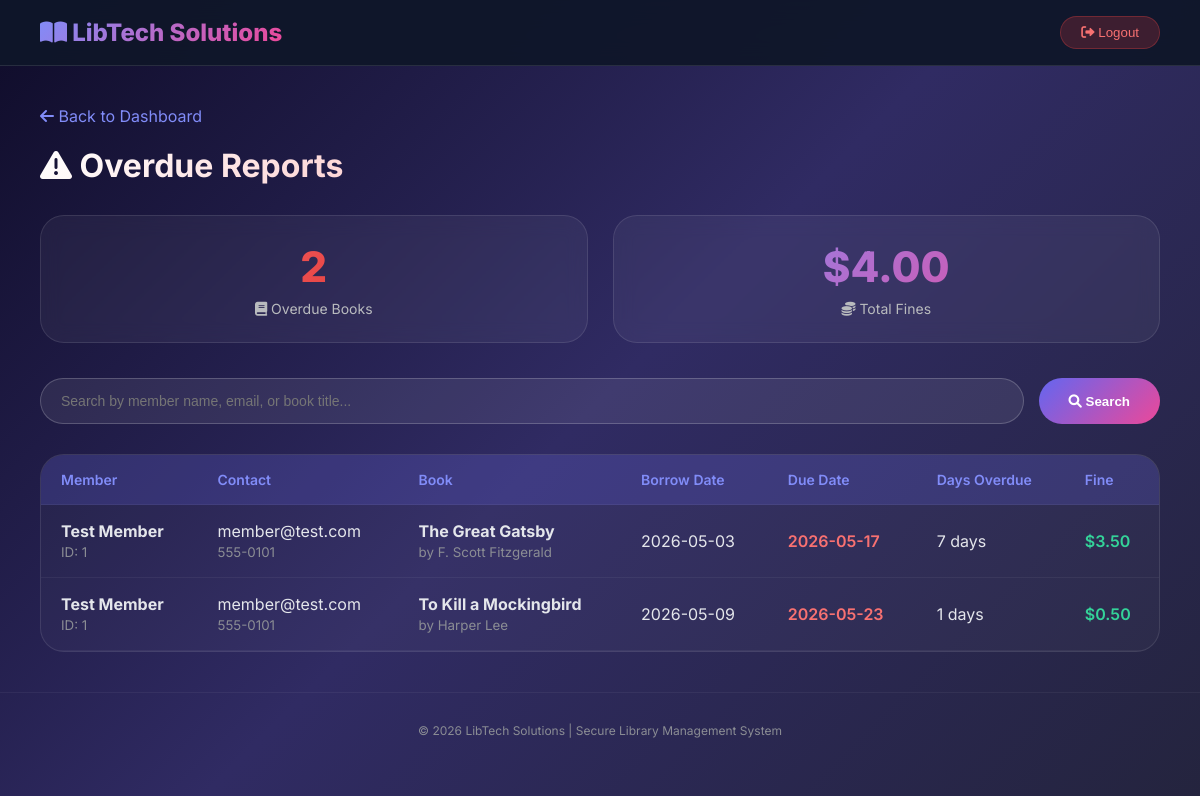
/overdue-reports.php (signed in), run on the app's committed database.
### tables this page shows
CREATE TABLE `transaction` (
  `transaction_id` int(11) NOT NULL,
  `member_id` int(11) NOT NULL,
  `book_id` int(11) NOT NULL,
  `borrow_date` date NOT NULL,
  `due_date` date NOT NULL,
  `return_date` date DEFAULT NULL,
  `fine_amount` decimal(10,2) DEFAULT 0.00,
  `fine_paid` tinyint(1) DEFAULT 0,
  `status` varchar(20) DEFAULT 'Borrowed'
);

CREATE TABLE `member` (
  `member_id` int(11) NOT NULL,
  `admin_id` int(11) DEFAULT NULL,
  `full_name` varchar(100) NOT NULL,
  `email` varchar(100) NOT NULL,
  `phone` varchar(20) NOT NULL,
  `membership_date` date DEFAULT curdate(),
  `is_blocked` tinyint(1) DEFAULT 0,
  `created_at` datetime DEFAULT current_timestamp()
);

CREATE TABLE `book` (
  `book_id` int(11) NOT NULL,
  `title` varchar(200) NOT NULL,
  `author` varchar(100) NOT NULL,
  `isbn` varchar(13) DEFAULT NULL,
  `genre` varchar(50) DEFAULT NULL,
  `total_copies` int(11) DEFAULT 1,
  `available_copies` int(11) DEFAULT 1,
  `added_date` date DEFAULT curdate()
);

### overdue-reports.php (the view, shortened to what this page needs)
<?php
require_once 'config.php';
$search = $_GET['search'] ?? '';
$query = "SELECT
            m.member_id,
            m.full_name as member_name,
            m.email as member_email,
            m.phone as member_phone,
            b.title as book_title,
            b.author as book_author,
            t.borrow_date,
            t.due_date,
            DATEDIFF(CURDATE(), t.due_date) as days_overdue,
            DATEDIFF(CURDATE(), t.due_date) * 0.50 as fine_amount
          FROM transaction t
          JOIN member m ON t.member_id = m.member_id
          JOIN book b ON t.book_id = b.book_id
          WHERE t.return_date IS NULL AND t.due_date < CURDATE()";
$query .= " ORDER BY t.due_date ASC";
$result = $conn->query($query);
$total_overdue = 0;
$total_fines = 0;
if($result && $result->num_rows > 0) {
    $total_overdue = $result->num_rows;
    $result->data_seek(0);
    while($row = $result->fetch_assoc()) {
        $total_fines += $row['fine_amount'];
    }
    $result->data_seek(0);
}
?>
<!DOCTYPE html>
<html lang="en">
<head>
    <link rel="stylesheet" href="https://cdnjs.cloudflare.com/ajax/libs/font-awesome/6.0.0/css/all.min.css">
</head>
<body>
    <div class="navbar">
        <div class="logo"><i class="fas fa-book-open"></i> LibTech Solutions</div>
        <button class="logout-btn" onclick="window.location.href='auth/logout.php'"><i class="fas fa-sign-out-alt"></i> Logout</button>
    </div>
    <div class="container">
        <a href="librarian-dashboard.php" class="back-link"><i class="fas fa-arrow-left"></i> Back to Dashboard</a>
        <div class="page-title">
            <h1><i class="fas fa-exclamation-triangle"></i> Overdue Reports</h1>
        </div>
        <div class="stats-cards">
            <div class="stat-card overdue">
                <div class="stat-number"><?php echo $total_overdue; ?></div>
                <div class="stat-label"><i class="fas fa-book"></i> Overdue Books</div>
            </div>
            <div class="stat-card">
                <div class="stat-number">$<?php echo number_format($total_fines, 2); ?></div>
                <div class="stat-label"><i class="fas fa-coins"></i> Total Fines</div>
            </div>
        </div>
        <div class="search-bar">
            <form method="GET" class="search-form">
                <input type="text" name="search" class="search-input" placeholder="Search by member name, email, or book title..." value="<?php echo htmlspecialchars($search); ?>">
                <button type="submit" class="search-btn"><i class="fas fa-search"></i> Search</button>
            </form>
        </div>
        <div class="table-container">
            <table>
                <thead>
                    <tr>
                        <th>Member</th>
                        <th>Contact</th>
                        <th>Book</th>
                        <th>Borrow Date</th>
                        <th>Due Date</th>
                        <th>Days Overdue</th>
                        <th>Fine</th>
                    </tr>
                </thead>
                <tbody>
                    <?php if($result && $result->num_rows > 0): ?>
                        <?php while($row = $result->fetch_assoc()): ?>
                            <tr>
                                <td>
                                    <strong><?php echo htmlspecialchars($row['member_name']); ?></strong><br>
                                    <small style="color:#8b8d94;">ID: <?php echo $row['member_id']; ?></small>
                                </td>
                                <td>
                                    <?php echo htmlspecialchars($row['member_email']); ?><br>
                                    <small style="color:#8b8d94;"><?php echo htmlspecialchars($row['member_phone']); ?></small>
                                </td>
                                <td>
                                    <strong><?php echo htmlspecialchars($row['book_title']); ?></strong><br>
                                    <small style="color:#8b8d94;">by <?php echo htmlspecialchars($row['book_author']); ?></small>
                                </td>
                                <td><?php echo $row['borrow_date']; ?></td>
                                <td class="overdue-badge"><?php echo $row['due_date']; ?></td>
                                <td><?php echo $row['days_overdue']; ?> days</td>
                                <td class="fine-amount">$<?php echo number_format($row['fine_amount'], 2); ?></td>
                            </tr>
                        <?php endwhile; ?>
                    <?php endif; ?>
                </tbody>
            </table>
        </div>
    </div>
    <div class="footer">
        <p>© 2026 LibTech Solutions | Secure Library Management System</p>
    </div>
</body>
</html>

### overdue-reports.php (style rules this page uses)
* { margin: 0; padding: 0; box-sizing: border-box; }
body { font-family: 'Inter', sans-serif; background: linear-gradient(135deg, #0f0c29, #302b63, #24243e); min-height: 100vh; color: #e4e6eb; }
.navbar { background: rgba(15, 23, 42, 0.95); backdrop-filter: blur(12px); padding: 16px 40px; display: flex; justify-content: space-between; align-items: center; border-bottom: 1px solid rgba(255, 255, 255, 0.1); }
.logo { font-size: 24px; font-weight: 800; background: linear-gradient(135deg, #818cf8, #ec4899); -webkit-background-clip: text; -webkit-text-fill-color: transparent; }
.logout-btn { background: rgba(239, 68, 68, 0.2); border: 1px solid rgba(239, 68, 68, 0.3); color: #f87171; padding: 8px 20px; border-radius: 30px; cursor: pointer; transition: all 0.3s; }
.container { max-width: 1400px; margin: 40px auto; padding: 0 40px; }
.back-link { display: inline-block; margin-bottom: 20px; color: #818cf8; text-decoration: none; transition: all 0.3s; }
.page-title { margin-bottom: 30px; }
.page-title h1 { font-size: 32px; font-weight: 700; background: linear-gradient(135deg, #fff, #f87171); -webkit-background-clip: text; -webkit-text-fill-color: transparent; margin-bottom: 8px; }
.stats-cards { display: flex; gap: 25px; margin-bottom: 35px; flex-wrap: wrap; }
.stat-card { background: rgba(255, 255, 255, 0.05); backdrop-filter: blur(10px); border: 1px solid rgba(255, 255, 255, 0.1); border-radius: 24px; padding: 25px 30px; flex: 1; min-width: 200px; text-align: center; transition: all 0.3s; }
.stat-number { font-size: 42px; font-weight: 800; background: linear-gradient(135deg, #818cf8, #ec4899); -webkit-background-clip: text; -webkit-text-fill-color: transparent; margin-bottom: 8px; }
.stat-card.overdue .stat-number { background: linear-gradient(135deg, #f87171, #dc2626); -webkit-background-clip: text; -webkit-text-fill-color: transparent; }
.stat-label { color: #b9bbbe; font-size: 14px; }
.search-bar { margin-bottom: 30px; }
.search-form { display: flex; gap: 15px; flex-wrap: wrap; }
.search-input { flex: 1; padding: 14px 20px; background: rgba(255, 255, 255, 0.08); border: 1px solid rgba(255, 255, 255, 0.2); border-radius: 40px; color: #e4e6eb; font-size: 14px; transition: all 0.3s; }
.search-btn { padding: 14px 30px; background: linear-gradient(135deg, #6366f1, #ec4899); border: none; border-radius: 40px; color: white; font-weight: 600; cursor: pointer; transition: all 0.3s; }
.table-container { overflow-x: auto; background: rgba(255, 255, 255, 0.03); border-radius: 24px; border: 1px solid rgba(255, 255, 255, 0.1); }
table { width: 100%; border-collapse: collapse; }
th, td { padding: 16px 20px; text-align: left; border-bottom: 1px solid rgba(255, 255, 255, 0.05); }
th { background: rgba(99, 102, 241, 0.2); color: #818cf8; font-weight: 600; font-size: 14px; }
.overdue-badge { color: #f87171; font-weight: 600; }
.fine-amount { color: #34d399; font-weight: 600; }
.footer { text-align: center; padding: 30px; color: #8b8d94; font-size: 12px; margin-top: 40px; border-top: 1px solid rgba(255, 255, 255, 0.05); }

### data on the page
transaction: member.full_name "Test Member", member.member_id "1", member.email "member@test.com", member.phone "555-0101", book.title "The Great Gatsby", book.author "F. Scott Fitzgerald", borrow_date "2026-05-03", due_date "2026-05-17", days_overdue "7", fine_amount "3.50"
transaction: member.full_name "Test Member", member.member_id "1", member.email "member@test.com", member.phone "555-0101", book.title "To Kill a Mockingbird", book.author "Harper Lee", borrow_date "2026-05-09", due_date "2026-05-23", days_overdue "1", fine_amount "0.50"

### other printed values
$total_overdue "2"
$total_fines "4.00"
